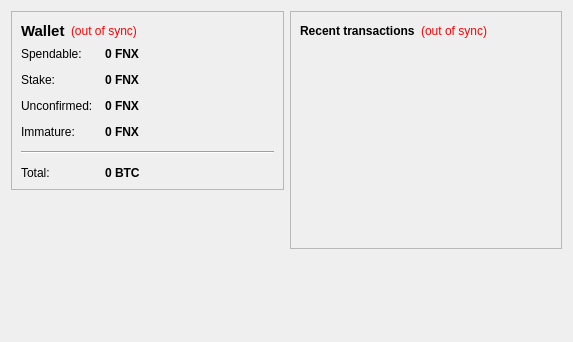
<?xml version="1.0" encoding="UTF-8"?>
<ui version="4.0">
 <class>OverviewPage</class>
 <widget class="QWidget" name="OverviewPage">
  <property name="geometry">
   <rect>
    <x>0</x>
    <y>0</y>
    <width>573</width>
    <height>342</height>
   </rect>
  </property>
  <property name="windowTitle">
   <string>Form</string>
  </property>
  <layout class="QHBoxLayout" name="horizontalLayout" stretch="1,1">
   <item>
    <layout class="QVBoxLayout" name="verticalLayout_2">
     <item>
      <widget class="QFrame" name="frame">
       <property name="frameShape">
        <enum>QFrame::StyledPanel</enum>
       </property>
       <property name="frameShadow">
        <enum>QFrame::Raised</enum>
       </property>
       <layout class="QVBoxLayout" name="verticalLayout_4">
        <item>
         <layout class="QHBoxLayout" name="horizontalLayout_4">
          <item>
           <widget class="QLabel" name="label_5">
            <property name="font">
             <font>
              <pointsize>11</pointsize>
              <weight>75</weight>
              <bold>true</bold>
             </font>
            </property>
            <property name="text">
             <string>Wallet</string>
            </property>
           </widget>
          </item>
          <item>
           <widget class="QLabel" name="labelWalletStatus">
            <property name="toolTip">
             <string>The displayed information may be out of date. Your wallet automatically synchronizes with the Fenix network after a connection is established, but this process has not completed yet.</string>
            </property>
            <property name="styleSheet">
             <string notr="true">QLabel { color: red; }</string>
            </property>
            <property name="text">
             <string notr="true">(out of sync)</string>
            </property>
            <property name="alignment">
             <set>Qt::AlignLeading|Qt::AlignLeft|Qt::AlignVCenter</set>
            </property>
           </widget>
          </item>
          <item>
           <spacer name="horizontalSpacer_2">
            <property name="orientation">
             <enum>Qt::Horizontal</enum>
            </property>
            <property name="sizeHint" stdset="0">
             <size>
              <width>40</width>
              <height>20</height>
             </size>
            </property>
           </spacer>
          </item>
         </layout>
        </item>
        <item>
         <layout class="QFormLayout" name="formLayout_2">
          <property name="fieldGrowthPolicy">
           <enum>QFormLayout::AllNonFixedFieldsGrow</enum>
          </property>
          <property name="horizontalSpacing">
           <number>12</number>
          </property>
          <property name="verticalSpacing">
           <number>12</number>
          </property>
          <item row="0" column="0">
           <widget class="QLabel" name="label">
            <property name="text">
             <string>Spendable:</string>
            </property>
           </widget>
          </item>
          <item row="0" column="1">
           <widget class="QLabel" name="labelBalance">
            <property name="font">
             <font>
              <weight>75</weight>
              <bold>true</bold>
             </font>
            </property>
            <property name="cursor">
             <cursorShape>IBeamCursor</cursorShape>
            </property>
            <property name="toolTip">
             <string>Your current spendable balance</string>
            </property>
            <property name="text">
             <string notr="true">0 FNX</string>
            </property>
            <property name="textInteractionFlags">
             <set>Qt::LinksAccessibleByMouse|Qt::TextSelectableByKeyboard|Qt::TextSelectableByMouse</set>
            </property>
           </widget>
          </item>
          <item row="1" column="0">
           <widget class="QLabel" name="label_6">
            <property name="text">
             <string>Stake:</string>
            </property>
           </widget>
          </item>
          <item row="1" column="1">
           <widget class="QLabel" name="labelStake">
            <property name="font">
             <font>
              <weight>75</weight>
              <bold>true</bold>
             </font>
            </property>
            <property name="cursor">
             <cursorShape>IBeamCursor</cursorShape>
            </property>
            <property name="toolTip">
             <string>Total of coins that was staked, and do not yet count toward the current balance</string>
            </property>
            <property name="text">
             <string notr="true">0 FNX</string>
            </property>
            <property name="textInteractionFlags">
             <set>Qt::LinksAccessibleByMouse|Qt::TextSelectableByKeyboard|Qt::TextSelectableByMouse</set>
            </property>
           </widget>
          </item>
          <item row="2" column="0">
           <widget class="QLabel" name="label_3">
            <property name="text">
             <string>Unconfirmed:</string>
            </property>
           </widget>
          </item>
          <item row="2" column="1">
           <widget class="QLabel" name="labelUnconfirmed">
            <property name="font">
             <font>
              <weight>75</weight>
              <bold>true</bold>
             </font>
            </property>
            <property name="cursor">
             <cursorShape>IBeamCursor</cursorShape>
            </property>
            <property name="toolTip">
             <string>Total of transactions that have yet to be confirmed, and do not yet count toward the current balance</string>
            </property>
            <property name="text">
             <string notr="true">0 FNX</string>
            </property>
            <property name="textInteractionFlags">
             <set>Qt::LinksAccessibleByMouse|Qt::TextSelectableByKeyboard|Qt::TextSelectableByMouse</set>
            </property>
           </widget>
          </item>
          <item row="3" column="0">
           <widget class="QLabel" name="labelImmatureText">
            <property name="text">
             <string>Immature:</string>
            </property>
           </widget>
          </item>
          <item row="3" column="1">
           <widget class="QLabel" name="labelImmature">
            <property name="font">
             <font>
              <weight>75</weight>
              <bold>true</bold>
             </font>
            </property>
            <property name="toolTip">
             <string>Mined balance that has not yet matured</string>
            </property>
            <property name="text">
             <string notr="true">0 FNX</string>
            </property>
            <property name="textInteractionFlags">
             <set>Qt::LinksAccessibleByMouse|Qt::TextSelectableByKeyboard|Qt::TextSelectableByMouse</set>
            </property>
           </widget>
          </item>
          <item row="4" column="0" colspan="2">
           <widget class="Line" name="line">
            <property name="orientation">
             <enum>Qt::Horizontal</enum>
            </property>
           </widget>
          </item>
          <item row="5" column="0">
           <widget class="QLabel" name="labelTotalText">
            <property name="text">
             <string>Total:</string>
            </property>
           </widget>
          </item>
          <item row="5" column="1">
           <widget class="QLabel" name="labelTotal">
            <property name="font">
             <font>
              <weight>75</weight>
              <bold>true</bold>
             </font>
            </property>
            <property name="cursor">
             <cursorShape>IBeamCursor</cursorShape>
            </property>
            <property name="toolTip">
             <string>Your current total balance</string>
            </property>
            <property name="text">
             <string notr="true">0 BTC</string>
            </property>
            <property name="textInteractionFlags">
             <set>Qt::LinksAccessibleByMouse|Qt::TextSelectableByKeyboard|Qt::TextSelectableByMouse</set>
            </property>
           </widget>
          </item>
         </layout>
        </item>
       </layout>
      </widget>
     </item>
     <item>
      <spacer name="verticalSpacer">
       <property name="orientation">
        <enum>Qt::Vertical</enum>
       </property>
       <property name="sizeHint" stdset="0">
        <size>
         <width>20</width>
         <height>40</height>
        </size>
       </property>
      </spacer>
     </item>
    </layout>
   </item>
   <item>
    <layout class="QVBoxLayout" name="verticalLayout_3">
     <item>
      <widget class="QFrame" name="frame_2">
       <property name="frameShape">
        <enum>QFrame::StyledPanel</enum>
       </property>
       <property name="frameShadow">
        <enum>QFrame::Raised</enum>
       </property>
       <layout class="QVBoxLayout" name="verticalLayout">
        <item>
         <layout class="QHBoxLayout" name="horizontalLayout_2">
          <item>
           <widget class="QLabel" name="label_4">
            <property name="text">
             <string>&lt;b&gt;Recent transactions&lt;/b&gt;</string>
            </property>
           </widget>
          </item>
          <item>
           <widget class="QLabel" name="labelTransactionsStatus">
            <property name="toolTip">
             <string>The displayed information may be out of date. Your wallet automatically synchronizes with the Fenix network after a connection is established, but this process has not completed yet.</string>
            </property>
            <property name="styleSheet">
             <string notr="true">QLabel { color: red; }</string>
            </property>
            <property name="text">
             <string notr="true">(out of sync)</string>
            </property>
            <property name="alignment">
             <set>Qt::AlignRight|Qt::AlignTrailing|Qt::AlignVCenter</set>
            </property>
           </widget>
          </item>
          <item>
           <spacer name="horizontalSpacer">
            <property name="orientation">
             <enum>Qt::Horizontal</enum>
            </property>
            <property name="sizeHint" stdset="0">
             <size>
              <width>40</width>
              <height>20</height>
             </size>
            </property>
           </spacer>
          </item>
         </layout>
        </item>
        <item>
         <widget class="QListView" name="listTransactions">
          <property name="styleSheet">
           <string notr="true">QListView { background: transparent; }</string>
          </property>
          <property name="frameShape">
           <enum>QFrame::NoFrame</enum>
          </property>
          <property name="verticalScrollBarPolicy">
           <enum>Qt::ScrollBarAlwaysOff</enum>
          </property>
          <property name="horizontalScrollBarPolicy">
           <enum>Qt::ScrollBarAlwaysOff</enum>
          </property>
          <property name="selectionMode">
           <enum>QAbstractItemView::NoSelection</enum>
          </property>
         </widget>
        </item>
       </layout>
      </widget>
     </item>
     <item>
      <spacer name="verticalSpacer_2">
       <property name="orientation">
        <enum>Qt::Vertical</enum>
       </property>
       <property name="sizeHint" stdset="0">
        <size>
         <width>20</width>
         <height>40</height>
        </size>
       </property>
      </spacer>
     </item>
    </layout>
   </item>
  </layout>
 </widget>
 <resources/>
 <connections/>
</ui>
